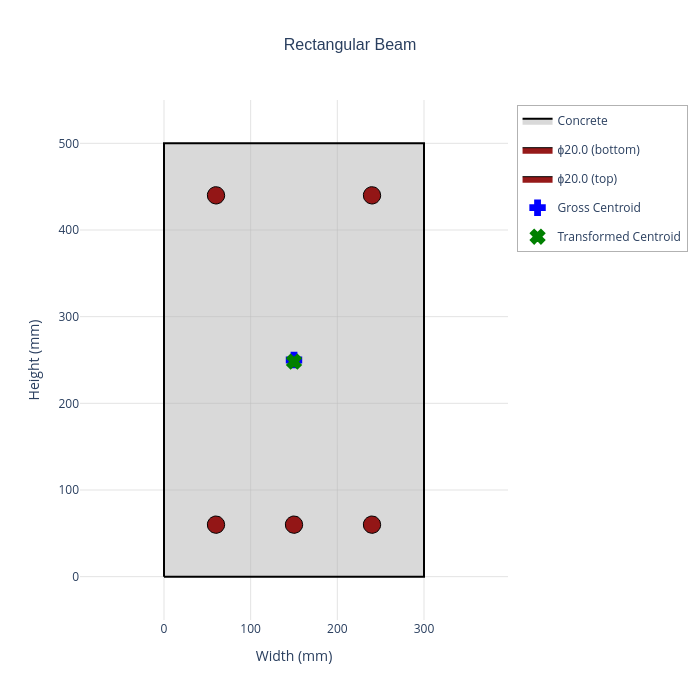

The notebook cell saved with this chart:
### Code cell
section.plot(
    concrete=concrete,
    show=False)

### Figure 1 — Plotly figure (JSON) as saved in the notebook; plotly's stock layout.template omitted (floating-point values rounded to 4 significant figures)
{"data": [{"fill": "toself", "fillcolor": "rgba(180, 180, 180, 0.5)", "hoverinfo": "text", "hoveron": "fills+points", "hovertext": "<b>Concrete Section</b><br>Section Name: Rectangular Beam<br>Material Name: Concrete<br>Grade: C30/37<br>Gross I_xx: 3,125 x10⁶ mm⁴<br>Gross I_yy: 1,125 x10⁶ mm⁴<br>Reinforcement Ratio: 0.0105<br>Elastic Modulus E_cm: 32.84 GPa<br>Transformed I_xx: 3,413 x10⁶ mm⁴<br>Transformed I_yy: 1,177 x10⁶ mm⁴", "line": {"color": "black", "width": 2}, "mode": "lines", "name": "Concrete", "type": "scatter", "x": [0, 300, 300, 0, 0], "y": [0, 0, 500, 500, 0]}, {"fill": "toself", "fillcolor": "rgba(139, 0, 0, 0.9)", "hoverinfo": "text", "hoveron": "fills+points", "hovertext": "<b>Rebar</b><br>Diameter: ϕ20.0 mm<br>Grade: B500B<br>Area: 314.2 mm²<br>Position: (60.0, 60.0) mm<br>Layer: bottom<br>Total Steel Area: 1570.8 mm²", "legendgroup": "group_0", "line": {"color": "black", "width": 1}, "mode": "lines", "name": "ϕ20.0 (bottom)", "showlegend": true, "type": "scatter", "x": [70, 69.8, 69.19, 68.21, 66.89, 65.29, 63.47, 61.51, 59.49, 57.49, 55.6, 53.88, 52.41, 51.26, 50.46, 50.05, 50.05, 50.46, 51.26, 52.41, 53.88, 55.6, 57.49, 59.49, 61.51, 63.47, 65.29, 66.89, 68.21, 69.19, 69.8, 70], "y": [60, 62.01, 63.94, 65.71, 67.25, 68.49, 69.38, 69.88, 69.99, 69.68, 68.98, 67.91, 66.51, 64.85, 62.99, 61.01, 58.99, 57.01, 55.15, 53.49, 52.09, 51.02, 50.32, 50.01, 50.12, 50.62, 51.51, 52.75, 54.29, 56.06, 57.99, 60]}, {"fill": "toself", "fillcolor": "rgba(139, 0, 0, 0.9)", "hoverinfo": "text", "hoveron": "fills+points", "hovertext": "<b>Rebar</b><br>Diameter: ϕ20.0 mm<br>Grade: B500B<br>Area: 314.2 mm²<br>Position: (150.0, 60.0) mm<br>Layer: bottom<br>Total Steel Area: 1570.8 mm²", "legendgroup": "group_0", "line": {"color": "black", "width": 1}, "mode": "lines", "name": "ϕ20.0 (bottom)", "showlegend": false, "type": "scatter", "x": [160, 159.8, 159.2, 158.2, 156.9, 155.3, 153.5, 151.5, 149.5, 147.5, 145.6, 143.9, 142.4, 141.3, 140.5, 140.1, 140.1, 140.5, 141.3, 142.4, 143.9, 145.6, 147.5, 149.5, 151.5, 153.5, 155.3, 156.9, 158.2, 159.2, 159.8, 160], "y": [60, 62.01, 63.94, 65.71, 67.25, 68.49, 69.38, 69.88, 69.99, 69.68, 68.98, 67.91, 66.51, 64.85, 62.99, 61.01, 58.99, 57.01, 55.15, 53.49, 52.09, 51.02, 50.32, 50.01, 50.12, 50.62, 51.51, 52.75, 54.29, 56.06, 57.99, 60]}, {"fill": "toself", "fillcolor": "rgba(139, 0, 0, 0.9)", "hoverinfo": "text", "hoveron": "fills+points", "hovertext": "<b>Rebar</b><br>Diameter: ϕ20.0 mm<br>Grade: B500B<br>Area: 314.2 mm²<br>Position: (240.0, 60.0) mm<br>Layer: bottom<br>Total Steel Area: 1570.8 mm²", "legendgroup": "group_0", "line": {"color": "black", "width": 1}, "mode": "lines", "name": "ϕ20.0 (bottom)", "showlegend": false, "type": "scatter", "x": [250, 249.8, 249.2, 248.2, 246.9, 245.3, 243.5, 241.5, 239.5, 237.5, 235.6, 233.9, 232.4, 231.3, 230.5, 230.1, 230.1, 230.5, 231.3, 232.4, 233.9, 235.6, 237.5, 239.5, 241.5, 243.5, 245.3, 246.9, 248.2, 249.2, 249.8, 250], "y": [60, 62.01, 63.94, 65.71, 67.25, 68.49, 69.38, 69.88, 69.99, 69.68, 68.98, 67.91, 66.51, 64.85, 62.99, 61.01, 58.99, 57.01, 55.15, 53.49, 52.09, 51.02, 50.32, 50.01, 50.12, 50.62, 51.51, 52.75, 54.29, 56.06, 57.99, 60]}, {"fill": "toself", "fillcolor": "rgba(139, 0, 0, 0.9)", "hoverinfo": "text", "hoveron": "fills+points", "hovertext": "<b>Rebar</b><br>Diameter: ϕ20.0 mm<br>Grade: B500B<br>Area: 314.2 mm²<br>Position: (60.0, 440.0) mm<br>Layer: top<br>Total Steel Area: 1570.8 mm²", "legendgroup": "group_1", "line": {"color": "black", "width": 1}, "mode": "lines", "name": "ϕ20.0 (top)", "showlegend": true, "type": "scatter", "x": [70, 69.8, 69.19, 68.21, 66.89, 65.29, 63.47, 61.51, 59.49, 57.49, 55.6, 53.88, 52.41, 51.26, 50.46, 50.05, 50.05, 50.46, 51.26, 52.41, 53.88, 55.6, 57.49, 59.49, 61.51, 63.47, 65.29, 66.89, 68.21, 69.19, 69.8, 70], "y": [440, 442.0, 443.9, 445.7, 447.2, 448.5, 449.4, 449.9, 450.0, 449.7, 449.0, 447.9, 446.5, 444.9, 443.0, 441.0, 439.0, 437.0, 435.1, 433.5, 432.1, 431.0, 430.3, 430.0, 430.1, 430.6, 431.5, 432.8, 434.3, 436.1, 438.0, 440]}, {"fill": "toself", "fillcolor": "rgba(139, 0, 0, 0.9)", "hoverinfo": "text", "hoveron": "fills+points", "hovertext": "<b>Rebar</b><br>Diameter: ϕ20.0 mm<br>Grade: B500B<br>Area: 314.2 mm²<br>Position: (240.0, 440.0) mm<br>Layer: top<br>Total Steel Area: 1570.8 mm²", "legendgroup": "group_1", "line": {"color": "black", "width": 1}, "mode": "lines", "name": "ϕ20.0 (top)", "showlegend": false, "type": "scatter", "x": [250, 249.8, 249.2, 248.2, 246.9, 245.3, 243.5, 241.5, 239.5, 237.5, 235.6, 233.9, 232.4, 231.3, 230.5, 230.1, 230.1, 230.5, 231.3, 232.4, 233.9, 235.6, 237.5, 239.5, 241.5, 243.5, 245.3, 246.9, 248.2, 249.2, 249.8, 250], "y": [440, 442.0, 443.9, 445.7, 447.2, 448.5, 449.4, 449.9, 450.0, 449.7, 449.0, 447.9, 446.5, 444.9, 443.0, 441.0, 439.0, 437.0, 435.1, 433.5, 432.1, 431.0, 430.3, 430.0, 430.1, 430.6, 431.5, 432.8, 434.3, 436.1, 438.0, 440]}, {"hoverinfo": "text", "hovertext": "<b>Gross Centroid</b><br>Position: (150.0, 250.0) mm<br>Gross Area: 150,000 mm²", "marker": {"color": "blue", "line": {"color": "blue", "width": 2}, "size": 12, "symbol": "cross"}, "mode": "markers", "name": "Gross Centroid", "type": "scatter", "x": [150], "y": [250]}, {"hoverinfo": "text", "hovertext": "<b>Transformed Centroid</b><br>Position: (150.0, 248.1) mm<br>Transformed Area: 157,997 mm²<br>Elastic Modulus: 32.84 GPa", "marker": {"color": "green", "line": {"color": "green", "width": 2}, "size": 12, "symbol": "x"}, "mode": "markers", "name": "Transformed Centroid", "type": "scatter", "x": [150], "y": [248.1]}], "layout": {"height": 700, "hovermode": "closest", "legend": {"bgcolor": "rgba(255, 255, 255, 0.8)", "bordercolor": "rgba(0, 0, 0, 0.3)", "borderwidth": 1, "x": 1.02, "xanchor": "left", "y": 0.99, "yanchor": "top"}, "plot_bgcolor": "white", "showlegend": true, "title": {"font": {"family": "Arial, sans-serif", "size": 16}, "text": "Rectangular Beam", "x": 0.5, "xanchor": "center"}, "width": 700, "xaxis": {"gridcolor": "rgba(200, 200, 200, 0.5)", "range": [-30, 330], "scaleanchor": "y", "scaleratio": 1, "showgrid": true, "title": {"text": "Width (mm)"}, "zeroline": false}, "yaxis": {"gridcolor": "rgba(200, 200, 200, 0.5)", "range": [-50, 550], "showgrid": true, "title": {"text": "Height (mm)"}, "zeroline": false}}}
